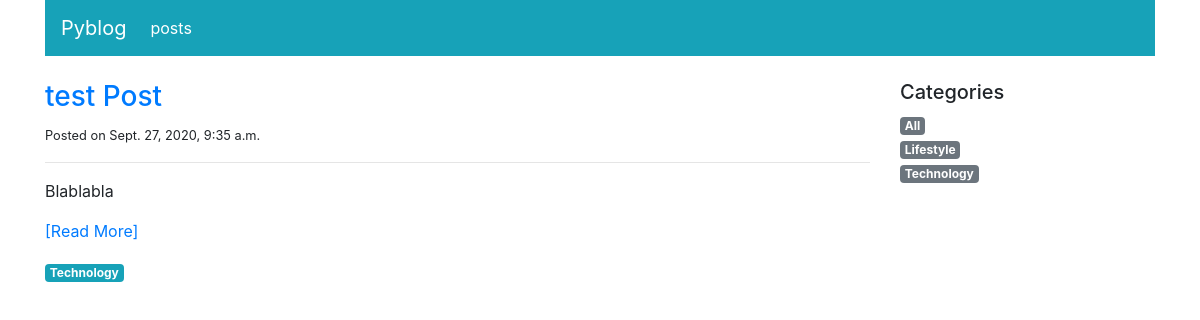
The app's page /blog/posts/, older data.
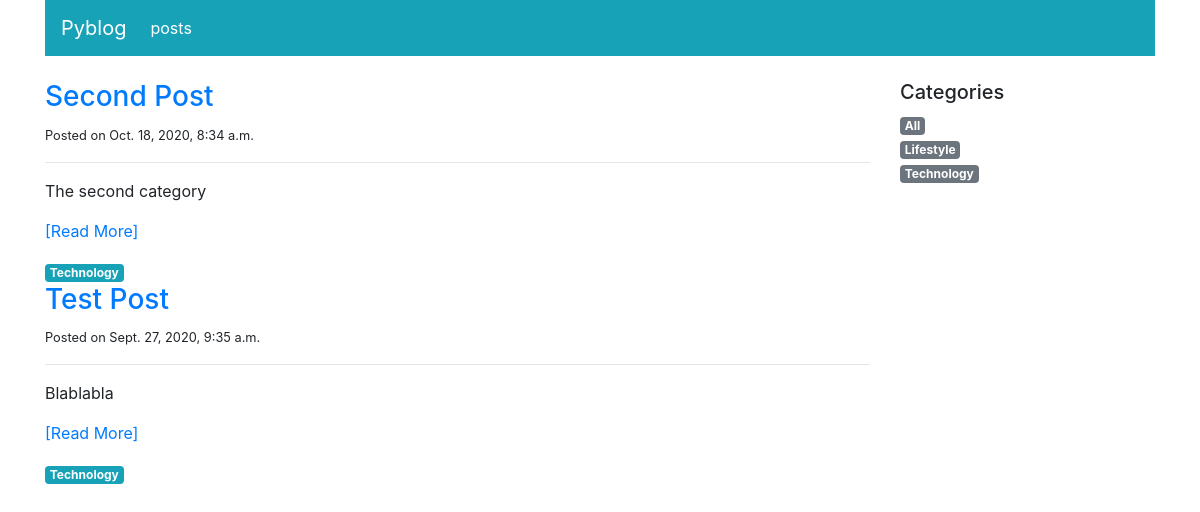
The same page, newer data.
### blog/models.py (models this page shows, shortened)
class Post(models.Model):
    title = models.CharField(max_length=166)
    category = models.ForeignKey('PostCategory',
                                 null=True,
                                 blank=True,
                                 on_delete=models.DO_NOTHING)
    published = models.BooleanField(default=False)
    text = models.TextField(blank=True)
    created_at = models.DateTimeField(auto_now_add=True,null=True)

class PostCategory(models.Model):
    name = models.CharField(max_length=50)
    def slug(self):
        return slugify(self.name)

### blog/views.py (the view)
# urls.py: path('posts/', views.post_list, name='home'),
def post_list(request, category_name=model_helpers.post_category_all.slug()):
    category, posts = model_helpers.get_category_and_posts(category_name)
    categories = model_helpers.get_category()
    context = {
        'navigation_items': navigation.navigation_items(navigation.NAV_POSTS),
        'category': category,
        'posts': posts,
        'categories': categories,
    }
    return render(request, 'blog/post_list.html', context)

### blog/model_helpers.py (called while the page is built, shortened)
def get_category_and_posts(category_name):
    posts = Post.objects.filter(published=True)
    if category_name == post_category_all.slug():
        category = post_category_all
    posts=posts.order_by('-created_at')
    return category, posts

def get_category():
    categories=list(PostCategory.objects.all().order_by('name'))
    categories.insert(0,post_category_all)
    return categories

### blog/navigation.py (called while the page is built)
def navigation_items(selected_item):
    items = []
    for name, url in NAV_ITEMS:
        items.append({
            'name': name,
            'url': url,
            'active': True if selected_item == name else False
        })
    return items

### blog/templates/blog/post_list.html (shortened to what this page needs)
{% extends 'base.html' %}
{% block content %}
<div class="col-sm-9">
    {% for post in posts %}
    <div>
        <h3><a href="{% url 'post_detail' post.pk %}">{{post.title}}</a></h3>
        <small>Posted on {{ post.created_at}}</small>
        <hr>
        <p class="text-muted">
            {{ post.text|linebreaks|safe|truncatewords:100 }}
            <a href="{% url 'post_detail' post.pk %}">[Read More]</a>
        </p>
        <a href="{% url 'post_list' post.category.slug %}" class="badge badge-info">
            {{ post.category.name|capfirst }}</a>
    </div>
    {% endfor %}
</div>
<div class="col-sm-3">
    <h5>Categories</h5>
    <ul class="list-unstyled">
        {% for cat in categories %}
        <li>
            <a href="{% url 'post_list' cat.slug %}"
               class="badge badge-secondary">
                {{ cat.name|capfirst }}
            </a>
        </li>
        {% endfor %}
    </ul>
</div>
{% endblock content %}

Row changes from the older to the newer data that the page shows:
added Post: title "Second Post", created_at "Oct. 18, 2020, 8:34 a.m.", text "The second category", category.name "Technology"
changed Post "Blablabla": title "test Post" → "Test Post"
